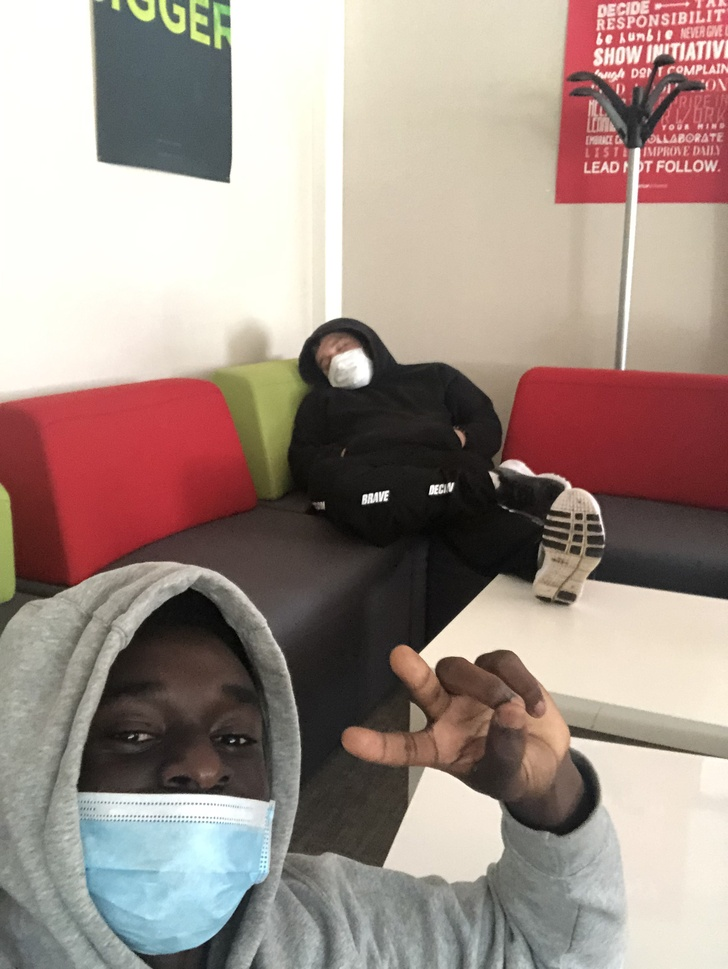
#> input picture image/image0.jpeg, 728 x 969 px, shrunk from 2320 x 3088 before the run, found by its file name
$ python flou.py
#> lines starting #> are read from the running program, lines starting #| are printed output that depends on the picture
import cv2
import numpy

image = cv2.imread("image/image0.jpeg")
#> image is the input picture: shape (969, 728, 3); mean B, G, R 135.3, 143.2, 160
dst = cv2.GaussianBlur(image,(51,51),51)
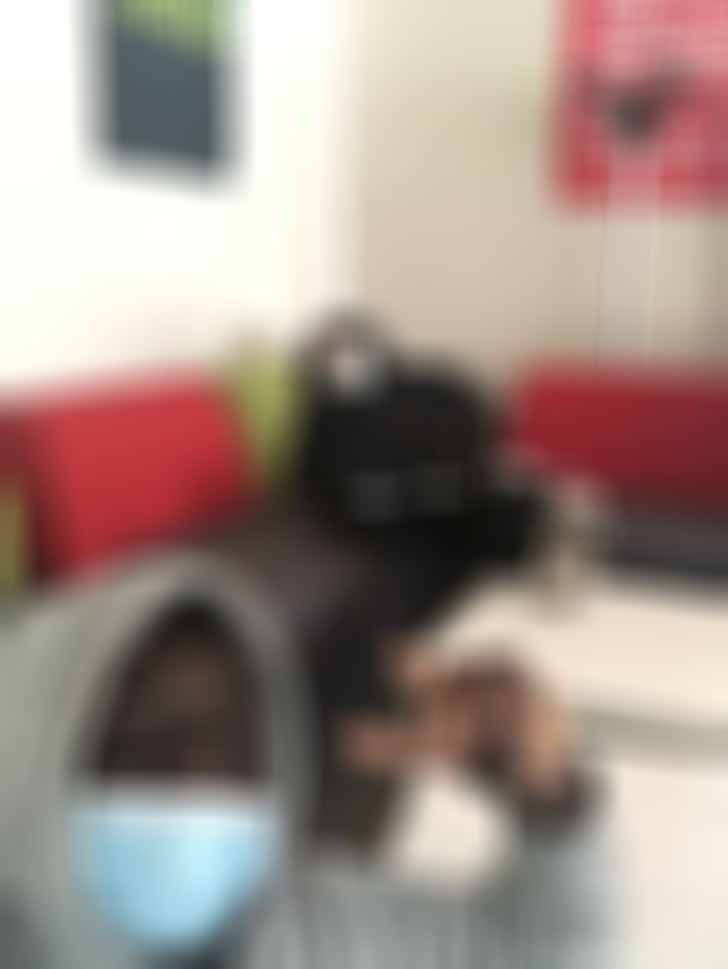
#> dst: shape (969, 728, 3); mean B, G, R 135.3, 143.2, 160
cv2.imshow('Original image', image)
cv2.imshow('Gray image', numpy.hstack((image, dst)))
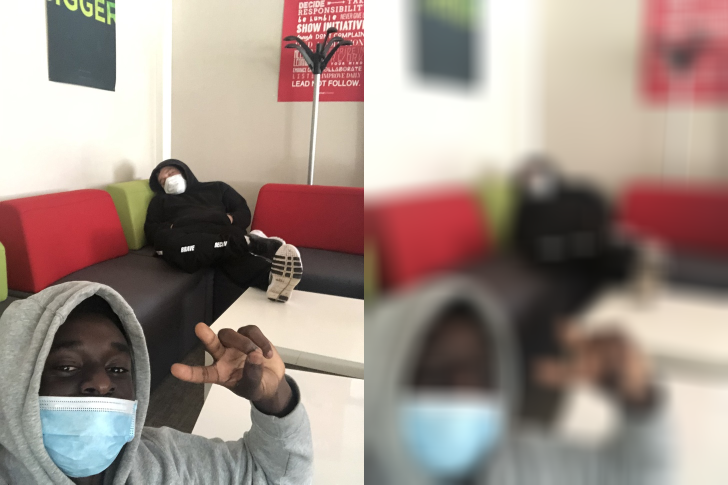
#> window 'Gray image': shape (969, 1456, 3) (shown at 1/2 size); mean B, G, R 135.3, 143.2, 160

cv2.waitKey(0)
cv2.destroyAllWindows()

$ run again, with image/image1.jpeg copied over image/image0.jpeg
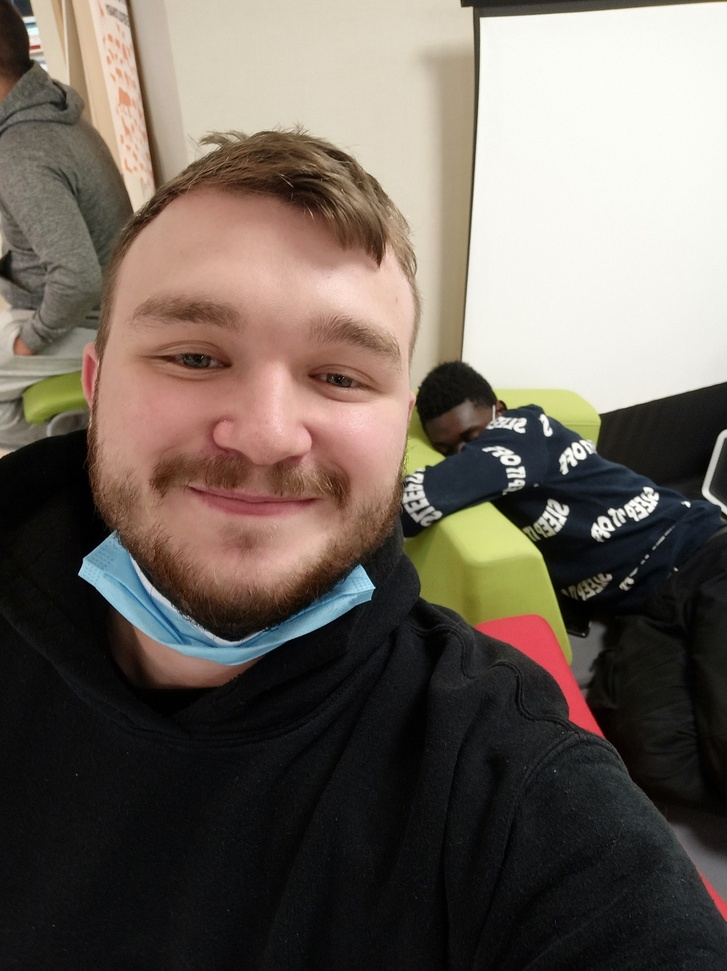
#> input picture image/image1.jpeg, 727 x 971 px, shrunk from 1200 x 1603 before the run, found by its file name
#> image is the input picture: shape (971, 727, 3); mean B, G, R 91.9, 100.6, 110.3
#> `dst = cv2.GaussianBlur(image,(51,51),51)`:
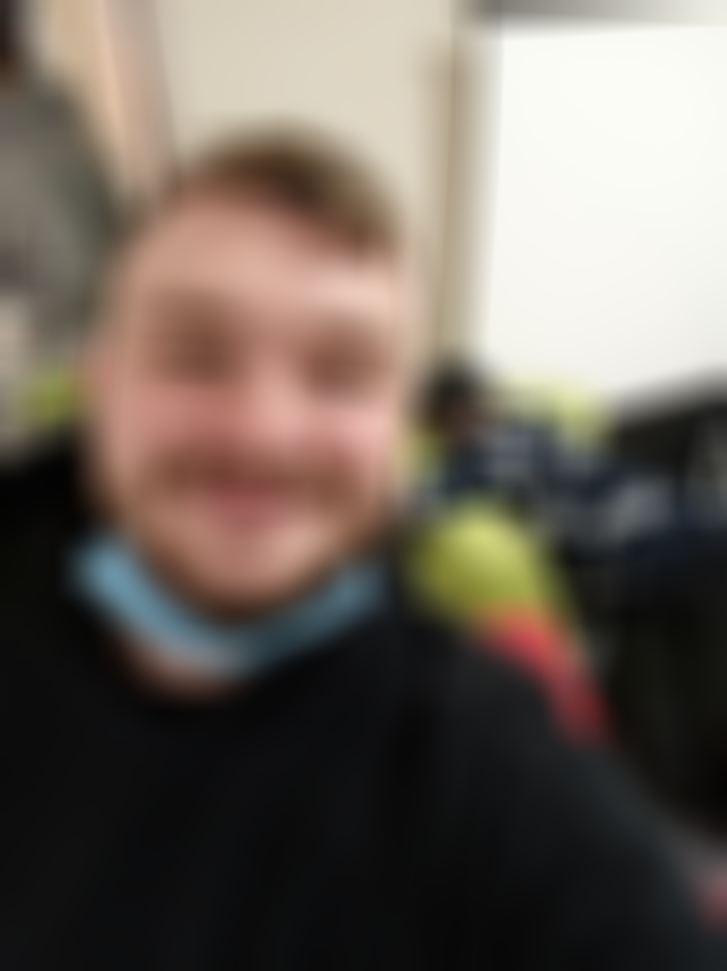
#> dst: shape (971, 727, 3); mean B, G, R 91.9, 100.6, 110.4
#> `cv2.imshow('Gray image', numpy.hstack((image, dst)))`:
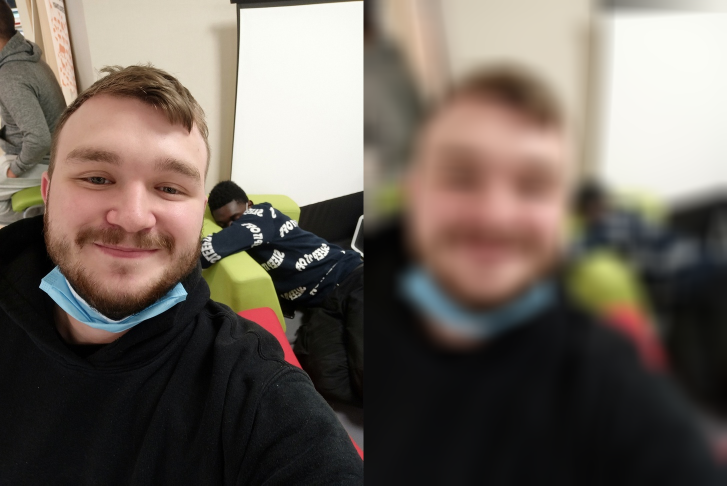
#> window 'Gray image': shape (971, 1454, 3) (shown at 1/2 size); mean B, G, R 91.9, 100.6, 110.3

$ run again, with image/image2.jpeg copied over image/image0.jpeg
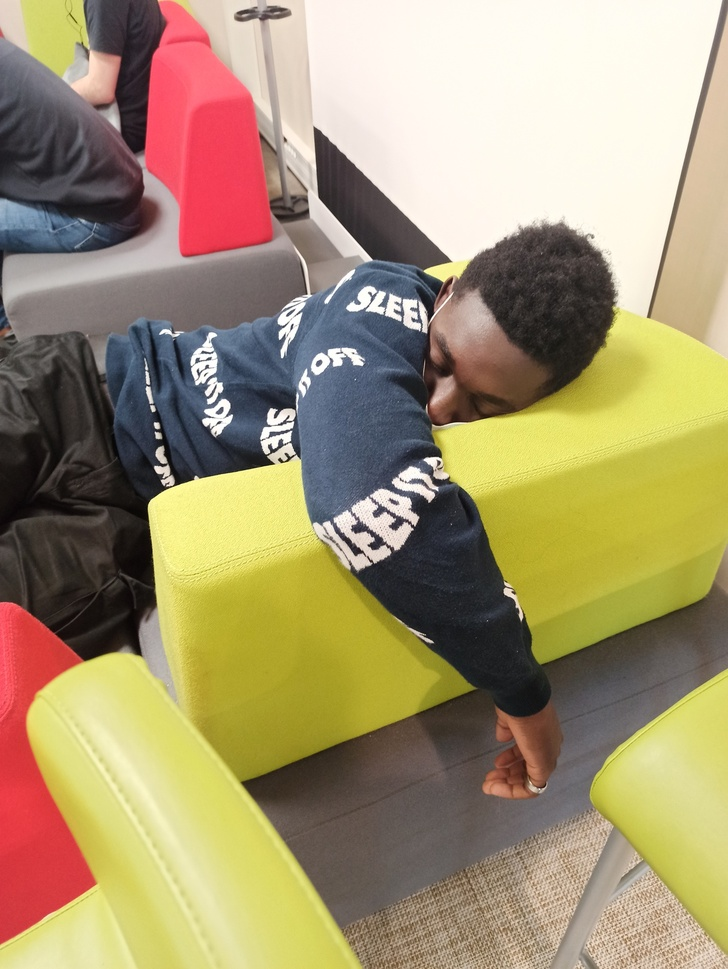
#> input picture image/image2.jpeg, 728 x 969 px, shrunk from 1200 x 1598 before the run, found by its file name
#> image is the input picture: shape (969, 728, 3); mean B, G, R 112.6, 148.1, 163.8
#> `dst = cv2.GaussianBlur(image,(51,51),51)`:
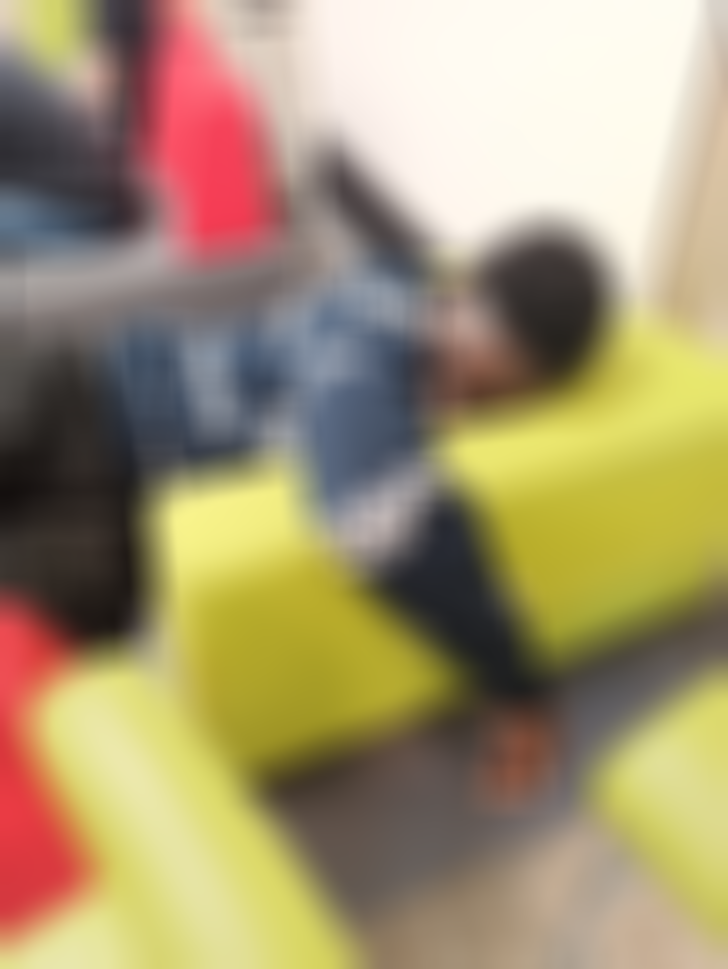
#> dst: shape (969, 728, 3); mean B, G, R 112.6, 148.1, 163.8
#> `cv2.imshow('Gray image', numpy.hstack((image, dst)))`:
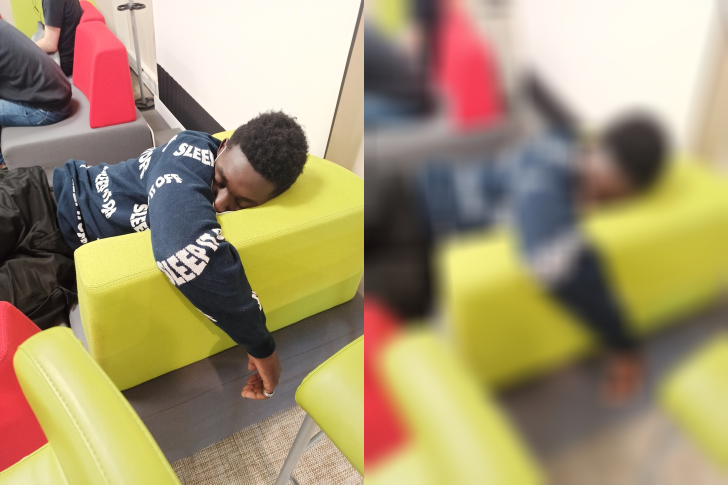
#> window 'Gray image': shape (969, 1456, 3) (shown at 1/2 size); mean B, G, R 112.6, 148.1, 163.8
